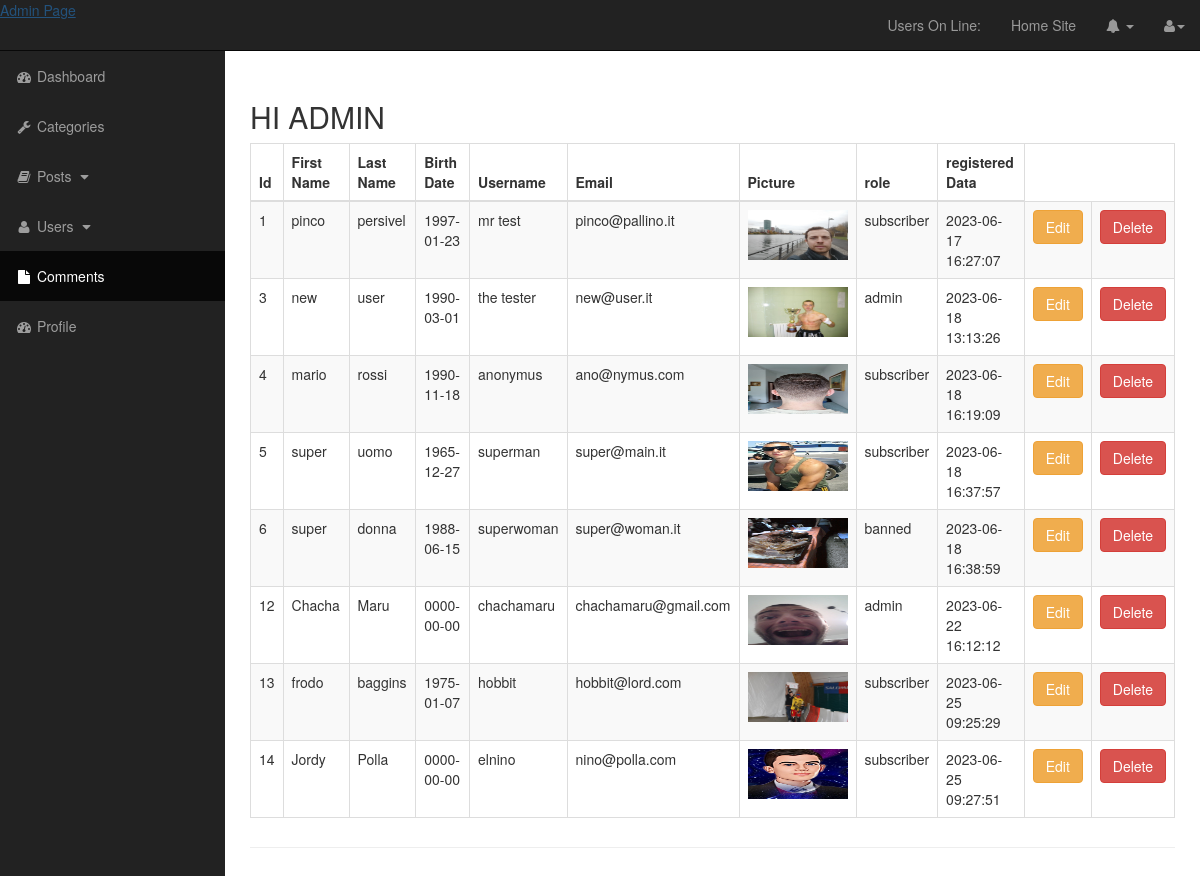
/admin/users.php, run on the app's committed database.
### tables this page shows
CREATE TABLE `users` (
  `id` int(11) NOT NULL,
  `first_name` varchar(255) NOT NULL,
  `last_name` varchar(255) NOT NULL,
  `birth_date` date NOT NULL,
  `username` varchar(255) NOT NULL,
  `email` varchar(255) NOT NULL,
  `token` text NOT NULL,
  `user_pic` text DEFAULT NULL,
  `password` varchar(255) NOT NULL,
  `role` varchar(255) DEFAULT 'subscriber',
  `registered_date` timestamp NOT NULL DEFAULT current_timestamp()
);

### admin/includes/functions.php (called while the page is built, shortened)
<?php
function escape($string)
{
    global $connection;
    return mysqli_real_escape_string($connection, @trim(strip_tags($string)));
}
?>

### admin/includes/view_all_users.php (the view, shortened to what this page needs)
<table class="table table-striped table-bordered table-hover">
    <thead>
        <tr>
            <th >Id</th>
            <th >First Name</th>
            <th >Last Name</th>
            <th >Birth Date</th>
            <th >Username</th>
            <th >Email</th>
            <th >Picture</th>
            <th >role</th>
            <th >registered Data</th>
        </tr>
    </thead>
    <tbody>
        <?php
        $query = "SELECT * from users";
        $users = mysqli_query( $connection, $query);
            while ($row = mysqli_fetch_assoc($users)) {
                $user_id = escape($row['id']);
                $user_first_name = escape($row['first_name']);
                $user_last_name = escape($row['last_name']);
                $user_birthday = escape($row['birth_date']);
                $username = escape($row['username']);
                $user_email = escape($row['email']);
                $user_pic = escape($row['user_pic']);
                $user_role = escape($row['role']);
                $user_registration = escape($row['registered_date']);
                echo "<tr><td>{$user_id}</td>";
                echo "<td>{$user_first_name}</td>";
                echo "<td>{$user_last_name}</td>";
                echo "<td>{$user_birthday}</td>";
                echo "<td>{$username}</td>";
                echo "<td>{$user_email}</td>";
                echo "<td><img src='../images/{$user_pic}' alt='' width='100' height='50'></td>";
                echo "<td>{$user_role}</td>";
                echo "<td>{$user_registration}</td>";
                echo "<td><a class='btn btn-warning' href='users.php?source=edit_user&u_id={$user_id}'>Edit</a></td>";
                echo "<td><a class='btn btn-danger' onClick=\"javascript: return confirm('Are u sure?');\" href='users.php?delete={$user_id}'>Delete</a></td></tr>";
            }
        ?>
    </tbody>
</table>

### admin/css/sb-admin.css (style rules this page uses)
body { margin-top: 100px; background-color: #222; }
@media (min-width:768px) { body { margin-top: 50px; } }

### data on the page
users: id "1", first_name "pinco", last_name "persivel", birth_date "1997-01-23", username "mr test", email "pinco@pallino.it", user_pic (picture), role "subscriber", registered_date "2023-06-17 16:27:07"
users: id "3", first_name "new", last_name "user", birth_date "1990-03-01", username "the tester", email "new@user.it", user_pic (picture), role "admin", registered_date "2023-06-18 13:13:26"
users: id "4", first_name "mario", last_name "rossi", birth_date "1990-11-18", username "anonymus", email "ano@nymus.com", user_pic (picture), role "subscriber", registered_date "2023-06-18 16:19:09"
users: id "5", first_name "super", last_name "uomo", birth_date "1965-12-27", username "superman", email "super@main.it", user_pic (picture), role "subscriber", registered_date "2023-06-18 16:37:57"
users: id "6", first_name "super", last_name "donna", birth_date "1988-06-15", username "superwoman", email "super@woman.it", user_pic (picture), role "banned", registered_date "2023-06-18 16:38:59"
users: id "12", first_name "Chacha", last_name "Maru", birth_date "0000-00-00", username "chachamaru", email "chachamaru@gmail.com", user_pic (picture), role "admin", registered_date "2023-06-22 16:12:12"
users: id "13", first_name "frodo", last_name "baggins", birth_date "1975-01-07", username "hobbit", email "hobbit@lord.com", user_pic (picture), role "subscriber", registered_date "2023-06-25 09:25:29"
users: id "14", first_name "Jordy", last_name "Polla", birth_date "0000-00-00", username "elnino", email "nino@polla.com", user_pic (picture), role "subscriber", registered_date "2023-06-25 09:27:51"
